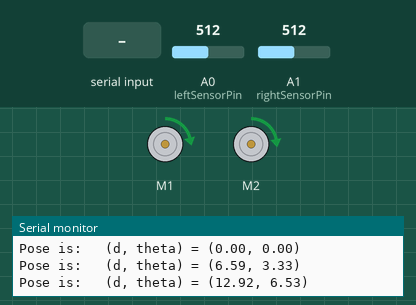
Recording of a sketch running on a simulated Arduino Uno, built with avr-gcc and run on an emulated ATmega328P. Shown: 2 × DC motor (green arrow = forward, orange = backward, longer = faster), the last lines printed to the serial monitor. Inputs (shaded band) come from the test bench; at power-on: A0 (leftSensorPin) = 512, A1 (rightSensorPin) = 512.

Above: at 2.2 s.
2.3 s: A0 (leftSensorPin) set to 665
At 3.2 s:
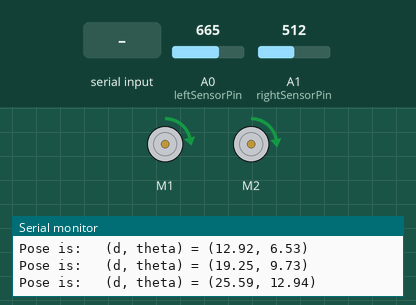
3.8 s: A0 (leftSensorPin) set to 686
At 4.1 s:
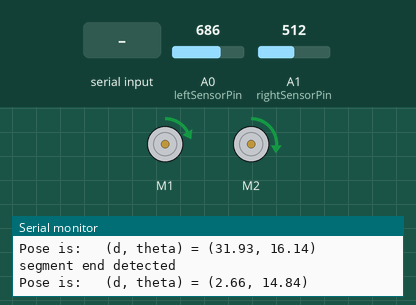
5.3 s: A1 (rightSensorPin) set to 800
6.8 s: A1 (rightSensorPin) set to 812
At 7.02 s:
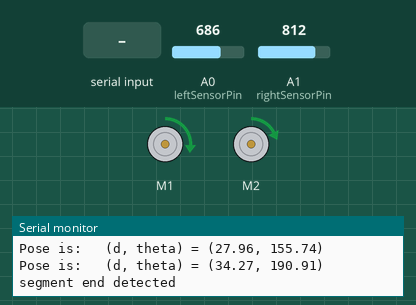
9.8 s: "90,45\n" received over Serial
12.8 s: "30,150\n" received over Serial
At 16.27 s:
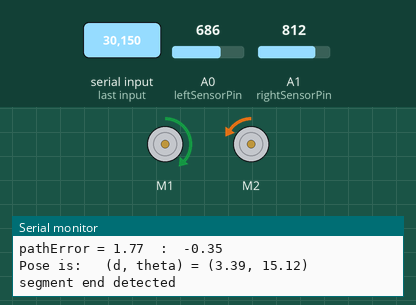
Timing chart, 0 to 16.8 s (numbered marks = the images above; inputs shaded):
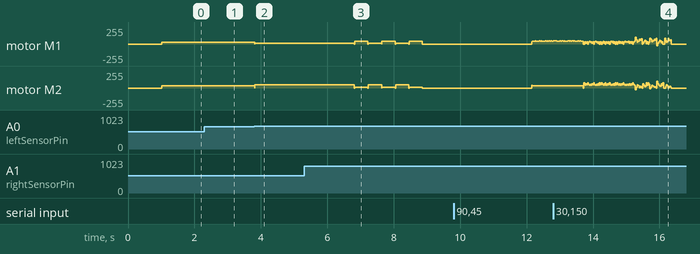

The sketch:

version-2.ino
```cpp
/*
*	Version 2 Arduino code for Lab 3 of POE Fall 2016 as taught at Olin College
*	This code attempts to follow the line while recording (and eventually being able to play back) a motion path.
*
*	Authors: Eric Miller (eric@legoaces.org) and Jamie Cho (yoonyoung.cho@students.olin.edu)
*/

#include <stdlib.h>

// Imports for Motor Shield, taken from https://learn.adafruit.com/adafruit-motor-shield-v2-for-arduino/using-dc-motors
#include <Wire.h>
#include <Adafruit_MotorShield.h>
#include "utility/Adafruit_MS_PWMServoDriver.h"

// Import of PID library for training run, see libraries.md for download instructions
#include <PID_v1.h>

// Setup state machine for robot
byte state = 1;
const byte STATE_STOP = 0;
const byte STATE_MEMORIZE = 1;
const byte STATE_REPLAY = 2;

// Include path management code
#include "odometry.h"
#include "paths.h"

// Controlling constants

const int LOOP_DURATION = 10; //(ms) This is the inverse of the main loop frequency

const int FORWARD_POWER_INITIAL = 30; // 0...255
const int TURN_POWER_INITIAL = 30; // 0...255

const float OUTER_TURN_LIMIT = 0.05;

const int POWER_REPLAY = 40; // 0...255

const double PATH_STEERING_RATE = .20; // Measured in fraction / degree, path-based replay steering constant.

const byte SMOOTHING_LENGTH = 4;

const double LINE_ANGLE_ADJUSTMENT_RATE_AWAY = 300.0/1000; // Measured in degrees per ms, maximum line-based odometry adjustment factor right.
const double LINE_ANGLE_ADJUSTMENT_RATE_TOWARD = 150.0/1000; // Measured in degrees per ms, maximum line-based odometry adjustment factor right.

const int MIN_SENSOR_LEFT 	= 360;
const int MAX_SENSOR_LEFT 	= 780;
const int MIN_SENSOR_RIGHT	= 600;
const int MAX_SENSOR_RIGHT 	= 880;

// Pin setup (must match hardware)
const byte leftSensorPin  = A0;
const byte rightSensorPin = A1;

Adafruit_MotorShield AFMS = Adafruit_MotorShield();
Adafruit_DCMotor *leftMotor  = AFMS.getMotor(1);
Adafruit_DCMotor *rightMotor = AFMS.getMotor(2);

// Global variable setup (things that change each loop)
long lastActionTime;


int leftPower = 0, rightPower = 0; // range -255...255

// Declare and allocate robot pose and paths

Pose robotPose;

Path path1(200, false);
Path path2(100, true);
Path path3(600, false);
Path path4(150, true);
Path path5(200, false);
Path path6(100, true);
Path path7(100, false);

Path *paths[] = {&path1, &path2, &path3, &path4, &path5, &path6, &path7};
const byte numPaths = 7;
byte currentPathId = 0;

Path *currentPath = paths[currentPathId];

// Setup PID controller
double PIDerror=0, PIDsetpoint=0, PIDoutput;
double kp=1,ki=0,kd=0;

PID pid(&PIDerror, &PIDoutput, &PIDsetpoint, kp, ki, kd, DIRECT);

void setup()
{
	AFMS.begin();

	// Wait one second before running to allow the user to get their hand
	// out of the robot.
	stop();
	delay(1000);

	// Note the high baud rate to allow Serial.print() statements to run non-blocking within 10ms
	Serial.begin(57600);

	lastActionTime = millis();

	// Initialize PID controller parameters
	pid.SetMode(AUTOMATIC);
	pid.SetSampleTime(LOOP_DURATION - 2);
	pid.SetOutputLimits(-1, 1);

	// Reset robot pose for beginning of training run
	robotPose.reset();
}

// Tracking variables for IR averaging to allow maximally smooth data collection
// As many readings as possible over <10ms are averaged before any other processing is done
long totalLeft = 0;
long totalRight = 0;
int count = 0;

// Used to moderate debugging printouts with modulo.
int loopCount = 0;

void loop()
{
	// Check for newly-set PID parameters on serial
	handleIncomingSerial();

	// Update tracking variables of IR sensor
	int leftRead = 0;
	int rightRead = 0;
	getMeasurements(&leftRead, &rightRead);

	totalLeft += leftRead;
	totalRight += rightRead;
	count++;

	// Every (configurable) milliseconds, average together the readings recieved and handle them
	int dt = millis() - lastActionTime;

	if (dt > LOOP_DURATION) {
		float leftAvg = float(totalLeft) / count;
		float rightAvg = float(totalRight) / count;

		// Update the estimated position of the robot based on currently commanded powers
		// In the future, this could be stateful and involve other sensors.
		robotPose.odometryUpdate(leftPower, rightPower, dt);


		// Main state machine
		if(state == STATE_MEMORIZE){
			//Serial.println(lineOffset(leftAvg, rightAvg));
			memorizeLine(leftAvg, rightAvg);

			if(state == STATE_REPLAY){
				// The memorizeLine function decided to change to STATE_REPLAY
				// Transition from STATE_MEMORIZE to STATE_REPLAY

				Serial.println("finished course, replaying.");

				stop();

				for(int i=0; i<numPaths; i++){
					paths[i]->smooth(SMOOTHING_LENGTH);

					Serial.println(i);
					paths[i]->writeOut();
				}

				// This is blocking code, but the Serial printing above is inherently blocking,
				// so there is nothing we can do to prevent it. This adds an aesthetically nice pause,
				// and makes any bugs caused by blocking behavior more obvious so they can be fixed.
				delay(3000);

				// Reset to the first path
				currentPathId = 0;
				currentPath = paths[0];

				// Reset the estimated robot position
				robotPose.reset();
			}

		}else if(state == STATE_REPLAY){

			replayLine(leftAvg, rightAvg, dt);

			if(loopCount % 50 == 0){
				writePoseSerial();
			}

		}else{
			stop();
		}

		// Functions above write requested powers to global variables,
		// driveMotors() reads, processes, and outputs those.
		driveMotors();


		// Check to see wheter the loop is running as fast as desired, and throw warnings if it isn't.
		// This code intentionally refuses to run every 10th loop to prevent feeding badly where
		// printing the warning causes excessive loop time in a self-perpetuating loop.
		if(dt > LOOP_DURATION * 2 && loopCount % 10){
		    Serial.print("WARNING: Main loop running too slow: ");
		    Serial.println(dt);
		}

		// Reset sensor tracking variables
		totalRight = totalLeft = 0;
		count = 0;
		loopCount++;

		// This formulation attempts to ensure average loop duration is LOOP_DURATION,
		// without causing hyperactive behavior if the code is running slower than expected.

		// In particular, this won't drift at all unless a loop takes more than 10ms,
		// and won't ever run multiple loops in a row with less than 10ms spacing.
		lastActionTime = lastActionTime + LOOP_DURATION*int(dt / LOOP_DURATION);

		// If something messed up such that this loop took ridiculously long, prevent
		// massive values of dt next time through the loop.
		// This happens during state transitions sometimes, especially if lots of serial data is being printed
		if (millis() - lastActionTime > 500) {
			lastActionTime = millis();
		}
	}
}

// Using a basic clipped PID controller, memorizes the shape of the course.
void memorizeLine(float leftAvg, float rightAvg)
{
	// Whether the current path curves right or left (preconfigured)
	bool useLeftSensor = currentPath->useLeftSensor;

	// Step 1: compute the error from a simple PID line follower
	float error = lineOffset(leftAvg, rightAvg, useLeftSensor);
	PIDerror = error;

	pid.Compute();

	// whether the robot will turn right or left (positive is right)
	float turnFactor = PIDoutput;

	if (!useLeftSensor){
		turnFactor *= -1;
	}

	// Step 2: constrain that error to make sure the robot doesn't turn (much) toward the line
	if(useLeftSensor){
	    turnFactor = min(turnFactor, OUTER_TURN_LIMIT);
	} else {
	    turnFactor = max(turnFactor, -OUTER_TURN_LIMIT);
	}

	leftPower	= FORWARD_POWER_INITIAL + turnFactor * TURN_POWER_INITIAL;
	rightPower	= FORWARD_POWER_INITIAL - turnFactor * TURN_POWER_INITIAL;


	// Step 3: Record the current motion into the path.
	currentPath->attemptUpdate( &robotPose );


	// Step 4: determine whether the robot has ended the current segment

	float offReading = lineOffset(leftAvg, rightAvg, !useLeftSensor);

	// Note guards to prevent segments from finishing immediately (less then 5cm)
	// or outlasting their allocated memory.
	if ((offReading > 0.5 && robotPose.distAlong > 5) || robotPose.distAlong > currentPath->allocatedPoints){
		// The robot's off-line sensor has seen a line
		Serial.println("segment end detected");


		stop();
		// delay(500);
		robotPose.reset();

		if(currentPathId < numPaths - 1){
		    currentPathId++;
		    currentPath = paths[currentPathId];
		}else{
			// trigger state transition
			state = STATE_REPLAY;
		}

	}

	// Print debug information
	if(loopCount % 50 == 0){
		writePoseSerial();
	}
}

// Sets motor values for replaying a recorded path with input from sensor readings leftAvg and rightAvg
void replayLine(float leftAvg, float rightAvg, int dt) {

	// Step 0: Handle exception for control parameters on the 5th segment (id=4)
	double awayAdjustAmount = LINE_ANGLE_ADJUSTMENT_RATE_AWAY;
	if(currentPathId == 4){
	    awayAdjustAmount *= 1.8;
	}

	bool useLeftSensor = currentPath->useLeftSensor;

	// Step 1: adjust current odometry estimate on the basis of sensor readings.
	// Note that this is clipped such that it will adjust dramatically to avoid
	// a line and gradually to find it again.
	// This prevents errors caused by the asymmetry of one-sensor following.

	double lineError = lineOffset(leftAvg, rightAvg, useLeftSensor);

	double lineCorrection = max(awayAdjustAmount, LINE_ANGLE_ADJUSTMENT_RATE_TOWARD)
							 * dt * lineError;

	lineCorrection = constrain(lineCorrection, -LINE_ANGLE_ADJUSTMENT_RATE_TOWARD, awayAdjustAmount);

	robotPose.angleFrom += lineCorrection;


	// Step 2: Drive the robot to follow the recorded path

	PathPoint *target = currentPath->getPoint(robotPose.distAlong);

	// error is positive if the path is left of the robot
	double pathError = target->wrappedAngle - robotPose.angleFrom;

	// whether the robot will turn right or left (positive is right)
	double turnFactor = -pathError * PATH_STEERING_RATE;

	leftPower	= POWER_REPLAY * (1 + turnFactor);
	rightPower	= POWER_REPLAY * (1 - turnFactor);

	// Step 3: Determine whether this segment of path is finished

	float offReading = lineOffset(leftAvg, rightAvg, !useLeftSensor);

	if (offReading > 0.5 && robotPose.distAlong > currentPath->usedPoints*0.7){
		// The robot's off-line sensor has seen a line
		Serial.println("segment end detected");

		stop();
		// delay(200);
		robotPose.reset();

		if(currentPathId < numPaths - 1){
		    currentPathId++;
		    currentPath = paths[currentPathId];
		}else{
			state = STATE_STOP;
		}

	}

	// Print debug information
	if(loopCount % 50 == 0){
	    Serial.print("pathError = ");
	    Serial.print(pathError);
	    Serial.print("\t:\t");
	    Serial.println(turnFactor);
	}
}

// normalizePowers ensures that
// abs(*left) < limit and abs(*right) < limit
// while maintaining their ratio.
// Useful for constraining desired speeds to be
// achievable by the motors.
void normalizePowers(int *left, int *right, int limit){
	int maxabs = max(abs(*left), abs(*right));
	if(maxabs > limit)
	{
	    *left = (*left * limit) / maxabs;
	    *right = (*right * limit) / maxabs;
	}
}

// Returns how much the selected sensor is on the line, with
// -1 reflecting "completely off" and 1 meaning "completely  on"
// Note that the output is not strictly gaurunteed to be in this range.
float lineOffset(float leftAvg, float rightAvg, bool useLeftSensor)
{
	if(useLeftSensor){
		return map(leftAvg, MIN_SENSOR_LEFT, MAX_SENSOR_LEFT, -100, 100) / 100.0;
	} else {
		return map(rightAvg, MIN_SENSOR_RIGHT, MAX_SENSOR_RIGHT, -100, 100) / 100.0;
	}
}

// If there is any data in the serial buffer, attempts to read in that data as new P, I, and D values.
void handleIncomingSerial()
{
	if(Serial.available() > 0){

		Serial.setTimeout(100);
		// Read first number from serial stream
		kp = Serial.parseFloat();
		Serial.read();
		// Read second number from serial stream
		ki = Serial.parseFloat();
		Serial.read();
		// Read third number form serial stream
		kd = Serial.parseFloat();
		Serial.read();

		// Ingest remainder of serial buffer in case something went wrong
		while(Serial.available()){
		    Serial.read();
		}

		pid.SetTunings(kp, ki, kd);
		writeTuningsSerial();
	}
}

void writePoseSerial(){
	Serial.print("Pose is: \t");
	robotPose.writeOut();
	Serial.println();
}

void writeTuningsSerial()
{
	Serial.println("Tunings set to (kp, ki, kd) = ");
	Serial.print("\t(");
	Serial.print(kp);
	Serial.print(", ");
	Serial.print(ki);
	Serial.print(", ");
	Serial.print(kd);
	Serial.print(")\n");
}

void stop(){
	leftPower = 0;
	rightPower = 0;
	driveMotors();
}

void driveMotors(){
	// Inputs leftPower and rightPower vary from -255...255
	// Code in this function is based on https://learn.adafruit.com/adafruit-motor-shield-v2-for-arduino/using-dc-motors

	normalizePowers(&leftPower, &rightPower, 255);

	// For each motor, decide whether to run it FORWARD, BACKWARD, (or RELEASE)
	// These are ternary operators, returning FORWARD if power > 0 and backward otherwise.
	byte leftDirection	= (leftPower  > 0) ? FORWARD : BACKWARD;
	byte rightDirection	= (rightPower > 0) ? FORWARD : BACKWARD;

	// Set motor speeds
	leftMotor	->	setSpeed(abs(leftPower));
	rightMotor	->	setSpeed(abs(rightPower));

	// Set motor directions
	leftMotor	->	run(leftDirection);
	rightMotor	->	run(rightDirection);

}

void getMeasurements(int *leftRead, int *rightRead)
{
	*leftRead = analogRead(leftSensorPin);
	*rightRead = analogRead(rightSensorPin);
}
```

odometry.h
```cpp
#include <Arduino.h>

// This file attempts to estimate the ego-motion of the robot
// using the commanded powers of the motors. Expect accuracy of += 15%

class Pose
{
public:
	Pose();
	void odometryUpdate(int leftPower, int rightPower, int timestep);
	void writeOut( void );
	void reset();
	// Measured in cm, with positive being forward of the starting position
	double distAlong;
	// Measured in degrees, with positive being nose left.
	double angleFrom;
};

Pose::Pose() {
	reset();
}

void Pose::writeOut( void ) {
	Serial.print("(d, theta) = (");
	Serial.print(distAlong);
	Serial.print(", ");
	Serial.print(angleFrom);
	Serial.print(")");
}

void Pose::reset(){
	distAlong = 0;
	angleFrom = 0;
}

// Neither of these constants matter much as long as they do not
// change between recording and playback.
// MAX_FORWARD_SPEED is scaled to approximately 1 = 1cm on our robot,
// while MAX_TURN_SPEED is approximately 1 = 1/10 degree.
const double MAX_FORWARD_SPEED = 100;
const double MAX_TURN_SPEED = 1000;

double adjustPower( int power ){
	double powerfrac = power / 255.0;
	return powerfrac - .05 * powerfrac * powerfrac;
}

// Update the estimated pose of the robot based on wheel (estimated) odometry.
// Currently uses an almost linear approximation, with slight falloff at high powers.
// timestep is in ms
void Pose::odometryUpdate( int leftPower, int rightPower, int timestep) {
	if (timestep > 100)
	{
		// Prevent large timesteps from causing jumps in odometry readings (for example, on first boot)
		return;
	}

	double leftPowerFrac  = adjustPower(leftPower);
	double rightPowerFrac = adjustPower(rightPower);
	double forwardSpeed = (leftPowerFrac + rightPowerFrac) / 2 * MAX_FORWARD_SPEED;
	double turnSpeed = (rightPowerFrac - leftPowerFrac) / 2 * MAX_TURN_SPEED;

	distAlong += forwardSpeed * timestep / 1000.0;
	angleFrom += turnSpeed * timestep / 1000.0;
}
```

paths.h
```cpp
// PathPoint represents the data associated with each point
// along a recorded segment of path.
// Currently this is just an angle because the speed adjustment flags
// needed to be removed before they could be fully implemented.
class PathPoint
{
public:
	double wrappedAngle;

	PathPoint();
};

PathPoint::PathPoint( void ){
	wrappedAngle = 0;
}

// A Path is a collection of PathPoints that represents a segment of the course.
class Path
{
public:
	Path(int length, bool useLeft);

	PathPoint *points;
	int allocatedPoints; // = 0;
	int usedPoints; // = 0;

	bool useLeftSensor; // = false;

	void writeOut( void );
	bool attemptUpdate( Pose *pose );
	void smooth( byte smoothingLength );
	PathPoint *getPoint( double distAlong );
};

// Note that the points array is dynamically allocated to save space.
Path::Path(int length, bool useLeft){
	useLeftSensor = useLeft;

	allocatedPoints = length;

	points = (PathPoint*) malloc(sizeof(PathPoint) * length);

	for (int i = 0; i < allocatedPoints; ++i)
	{
		points[i] = PathPoint();
	}

	points[0].wrappedAngle = 0;
}

PathPoint *Path::getPoint( double distAlong ){
	int index = min(distAlong, usedPoints - 1);
	if (index < 0)
	{
		return NULL;
	}
	return &points[index];
}

// Updates the path with new information if the information is not currently contained in the path.
bool Path::attemptUpdate( Pose *pose ) {
	if (int(pose->distAlong) > usedPoints && usedPoints < allocatedPoints){
		usedPoints++;
		points[usedPoints].wrappedAngle = pose->angleFrom;
		return true;
	} else {
		return false;
	}
}

// Prints Path data to serial for debugging and analysis.
void Path::writeOut(){
	Serial.println("id\tspeed\tisOffLine\tangle");
	for (int i = 0; i < usedPoints; ++i)
	{
		Serial.print(i);
		Serial.print("\t");
		Serial.print(points[i].wrappedAngle);
		Serial.println();
	}
}

// Runs a n-point leading average to enable both forward-looking controls predictions
// and to smooth out irregular behavior in the training follow.
void Path::smooth(byte smoothingLength){
	for (int i = 0; i < usedPoints - smoothingLength; ++i)
	{
		double total = 0;
		for (int j = 0; j < smoothingLength; ++j)
		{
			double point = points[i+j].wrappedAngle;

			total += point;
		}
		double average = total / smoothingLength;

		points[i].wrappedAngle = average;
	}
}
```

Measured:
- after the input at 2.3 s, motor M1: stays forward 28/255 (without the input it goes to stopped after 0.31 s); motor M2: stays forward 31/255 (without the input it goes to stopped after 0.31 s)
- after the input at 3.8 s, motor M1: forward 28/255 → forward 13/255 at once; motor M2: forward 31/255 → forward 46/255 at once
- after the input at 6.8 s, motor M1: forward 13/255 → stopped at once, then repeats every 0.82 s: forward 45/255 0.40 s, stopped 0.01 s, forward 13/255 0.40 s, stopped 0.01 s; motor M2: forward 46/255 → stopped at once, then repeats every 0.82 s: forward 14/255 0.40 s, stopped 0.01 s, forward 46/255 0.40 s, stopped 0.01 s
